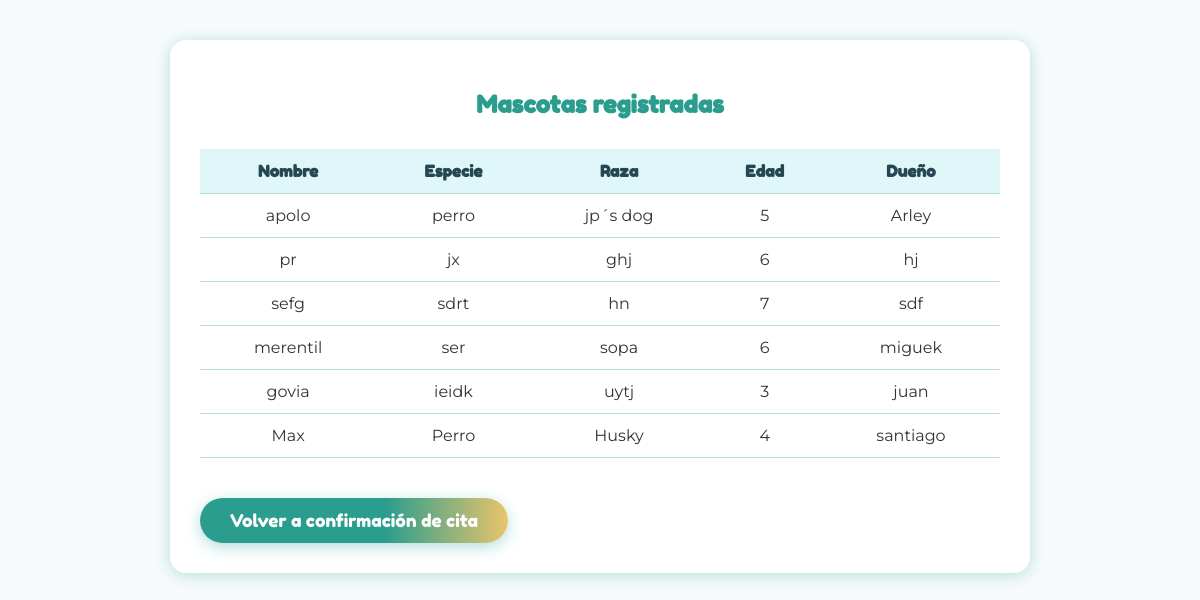
Page /app/lista-mascotas on the committed database.
### bienvenida/models.py (models this page shows)
class Mascota(models.Model):
    name = models.CharField(max_length=100)
    species = models.CharField(max_length=50)
    breed = models.CharField(max_length=50)
    age = models.PositiveIntegerField()
    owner = models.ForeignKey(Owner, on_delete=models.CASCADE, related_name='mascotas')

class Owner(models.Model):
    name = models.CharField(max_length=100)
    phone = models.CharField(max_length=15)
    address = models.CharField(max_length=255)

### bienvenida/views.py (the view)
# urls.py: path('lista-mascotas', views.lista_mascotas, name='lista_mascotas'),
def lista_mascotas(request):
    mascotas = Mascota.objects.select_related('owner').all()
    cita_id = request.GET.get('cita_id')  # o de la sesión, según tu flujo
    return render(request, 'bienvenida/lista_mascotas.html', {'mascotas': mascotas, 'cita_id': cita_id})

### bienvenida/templates/bienvenida/lista_mascotas.html (shortened to what this page needs)
<!DOCTYPE html>
<html lang="es">
<head>
</head>
<body>
    <div class="container">
        <h2>Mascotas registradas</h2>
        {% if mascotas %}
        <table>
            <thead>
                <tr>
                    <th>Nombre</th>
                    <th>Especie</th>
                    <th>Raza</th>
                    <th>Edad</th>
                    <th>Dueño</th>
                </tr>
            </thead>
            <tbody>
                {% for mascota in mascotas %}
                <tr>
                    <td>{{ mascota.name }}</td>
                    <td>{{ mascota.species }}</td>
                    <td>{{ mascota.breed }}</td>
                    <td>{{ mascota.age }}</td>
                    <td>{{ mascota.owner.name }}</td>
                </tr>
                {% endfor %}
            </tbody>
        </table>
        {% else %}
            <p>No hay mascotas registradas.</p>
        {% endif %}
        <a href="{% url 'confirmacion_cita' cita_id %}" class="btn">Volver a confirmación de cita</a>
    </div>
</body>
</html>

### bienvenida/templates/bienvenida/lista_mascotas.html (style rules this page uses)
body { font-family: 'Montserrat', Arial, sans-serif; background: #f7fafc; color: #333; }
.container { max-width: 800px; margin: 40px auto; background: #fff; padding: 30px; border-radius: 16px; box-shadow: 0 2px 16px #b2dfdb; }
h2 { color: #2a9d8f; font-family: 'Fredoka One', cursive, Arial, sans-serif; text-align: center; }
table { width: 100%; border-collapse: collapse; margin: 30px 0; }
th, td { padding: 12px 8px; border-bottom: 1px solid #b2dfdb; text-align: center; }
th { background: #e0f7fa; color: #264653; font-family: 'Fredoka One', cursive, Arial, sans-serif; }
.btn { background: linear-gradient(90deg, #2a9d8f 60%, #e9c46a 100%); color: #fff; font-family: 'Fredoka One', cursive, Arial, sans-serif; font-size: 1.1em; padding: 12px 30px; border: none; border-radius: 30px; cursor: pointer; box-shadow: 0 4px 16px #b2dfdb; transition: background 0.3s, transform 0.2s; text-decoration: none; display: inline-block; margin-top: 10px; }

### rows in the picture
Mascota: name "apolo", species "perro", breed "jp´s dog", age "5", owner.name "Arley"
Mascota: name "pr", species "jx", breed "ghj", age "6", owner.name "hj"
Mascota: name "sefg", species "sdrt", breed "hn", age "7", owner.name "sdf"
Mascota: name "merentil", species "ser", breed "sopa", age "6", owner.name "miguek"
Mascota: name "govia", species "ieidk", breed "uytj", age "3", owner.name "juan"
Mascota: name "Max", species "Perro", breed "Husky", age "4", owner.name "santiago"
